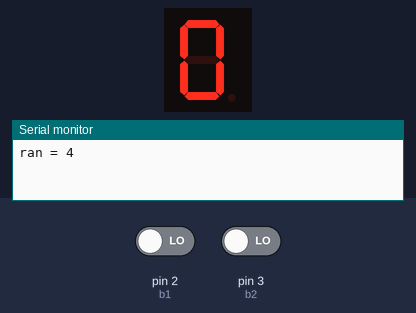
A sketch run on a simulated Arduino Uno, built with avr-gcc and run on an emulated ATmega328P. On the bench: 1-digit seven-segment display, the last lines printed to the serial monitor. Wiring (inferred from the names in the program): 1-digit 7-segment display, segments lit when LOW: segments pin 12, pin 11, pin 10, pin 9, pin 7, pin 6, pin 5, pin 4. The test bench sets the inputs (shaded band); at power-on: pin 3 (b2) LOW, pin 2 (b1) LOW. Random numbers use the default seed unless the sketch sets one; the segment pins are drawn as the display they are named for.

Above: at 1.2 s.
1.3 s: pin 3 (b2) driven HIGH
At 2.3 s:
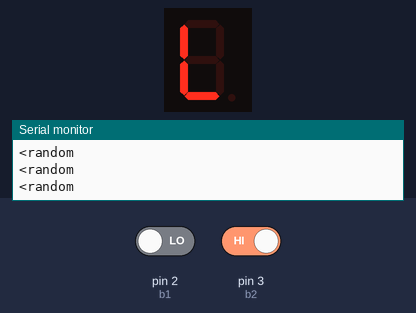
2.8 s: pin 2 (b1) driven HIGH
At 2.92 s:
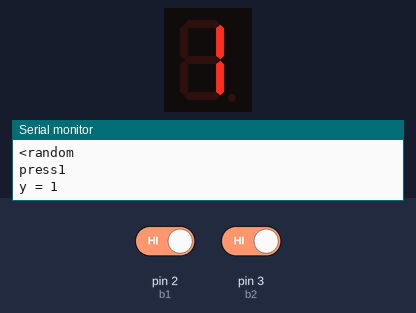
Timing chart, 0 to 5.8 s (numbered marks = the images above; inputs shaded):
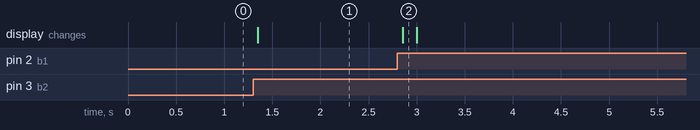

Measured:
- after the input at 1.3 s, the display: changes after 0.05 s (image 1)
- after the input at 2.8 s, the display: changes after 0.05 s (image 2)

The sketch:

35_0039_0429_work3.ino
```cpp
#define b1 2
#define b2 3
#define delayTime 70
int number; // number to display
int bitPattern[11] = {B00111111,B00000110,B01011011,B01001111,B01100110,B01101101,B01111101,B00000111,B01111111,B01101111};
const byte numPins = 8;
const int segmentPins[8] = {12,11,10,9,7,6,5,4};
bool reading[2] ;
bool lastbuttonState[2] = {HIGH,HIGH};
unsigned long long int lastDebounceTime[2];
int button[2] = {b1,b2};
bool buttonStatee[2] = {HIGH,HIGH};
int y=0,check=0;
int randomNo;


void debounce(int c){
  reading[c]=digitalRead(button[c]);
  if(reading[c] != lastbuttonState[c]){
    lastDebounceTime[c] = millis();
  }
  if(millis()-lastDebounceTime[c] > delayTime)
  {
    buttonStatee[c] = reading[c];
  }
  lastbuttonState[c] = reading[c];
}

void setup () {
Serial.begin(9600);
pinMode(b1,INPUT);
pinMode(b2,INPUT);
for (int i = 0; i < numPins; i++){
        pinMode(segmentPins[i], OUTPUT);
}
randomSeed(analogRead(0));
randomNo = random(0,10);
Serial.print("ran = ");
Serial.println(randomNo);
}

void loop() {
boolean isBitSet;
if(y==0 && check==0){
  for (int segment = 0; segment < 8; segment++)
  {
  isBitSet = bitRead(bitPattern[0], segment);
  digitalWrite(segmentPins[segment],!isBitSet);
  }
  check=1;
}
if(digitalRead(b2) == HIGH){
   debounce(1);
  if(y==randomNo){
    for(int j=0;j<8;j++){
      isBitSet = bitRead(bitPattern[0], j);
      digitalWrite(segmentPins[j],!isBitSet);
    }
      Serial.println("=random");
      randomNo = random(0,10);
      Serial.print("ran = ");
      Serial.println(randomNo);
    }
  else if(y<randomNo){
    for(int k=0;k<8;k++){
      isBitSet = bitRead(B00111000, k);
      digitalWrite(segmentPins[k],!isBitSet);
    }
     Serial.println("<random");
  }
  else if(y>randomNo){
    for(int l=0;l<8;l++){
      isBitSet = bitRead(B00111101, l);
      digitalWrite(segmentPins[l],!isBitSet);
    }
      Serial.println(">random");
  }
}
debounce(0);
if(digitalRead(b1) == HIGH && digitalRead(b1)!= buttonStatee[0]){
  y++;
  if(y==10){
    y=0;
    y++;
  }
  Serial.println("press1");
  if(y!=0){
  for (int segment = 0; segment < 8; segment++)
  {
  isBitSet = bitRead(bitPattern[y], segment);
  digitalWrite(segmentPins[segment],!isBitSet);
  }
Serial.print("y = ");
Serial.println(y);
  }
}
  delay(150);
}
```
